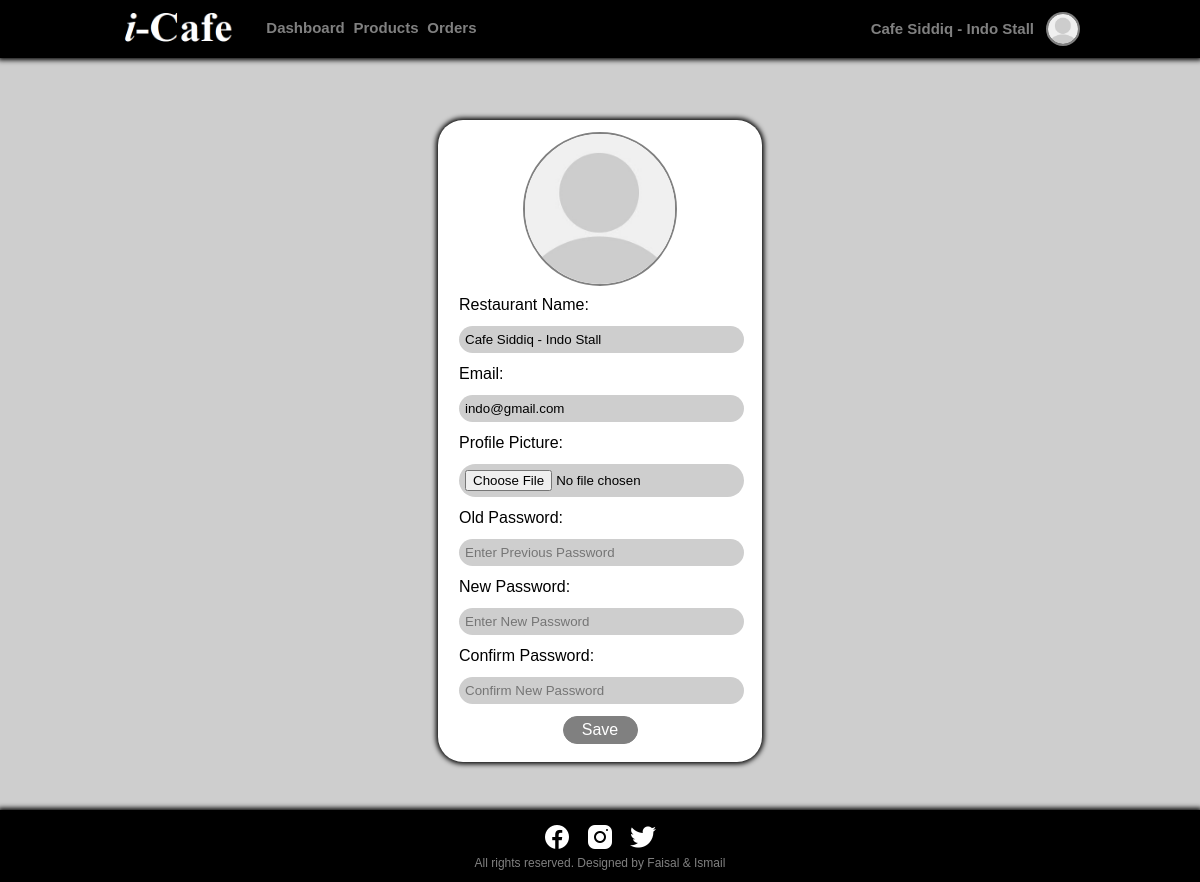
Screenshot of /restaurant_site/restaurant_profile.php (signed in) with the database file from the repository.
### tables this page shows
CREATE TABLE `restaurants` (
  `restaurant_id` int(100) NOT NULL,
  `restaurant_name` varchar(100) NOT NULL,
  `email` varchar(100) NOT NULL,
  `password` varchar(100) NOT NULL,
  `image` varchar(100) NOT NULL
);

### restaurant_site/restaurant_profile.php (the view, shortened to what this page needs)
<?php
include '../components/connect.php';
$restaurant_id = $_SESSION['restaurant_id'];
?>
<!DOCTYPE html>
<html>
<head>
    <?php include '../components/head.php' ?>
</head>
<body>
    <?php include '../components/restaurant_header.php' ?>
    <section>
        <div class="edit_profile text_align_center">
            <?php
            $select = mysqli_query($conn, "SELECT * FROM `restaurants` WHERE restaurant_id = '$restaurant_id'") or die('query failed');
            if (mysqli_num_rows($select) > 0) {
                $fetch = mysqli_fetch_assoc($select);
            }
            ?>
            <form action="" method="post" enctype="multipart/form-data">
                <?php
                if ($fetch['image'] == '') {
                    echo '<img src="../assets/profile_pictures/default-avatar.png">';
                } else {
                    echo '<img src="../assets/profile_pictures/' . $fetch['image'] . '">';
                }
                ?>
                <p>Restaurant Name: </p>
                <input type="text" name="update_name" value="<?php echo $fetch['restaurant_name']; ?>" class="box">
                <p>Email: </p>
                <input type="email" name="update_email" value="<?php echo $fetch['email']; ?>" class="box">
                <p>Profile Picture: </p>
                <input type="file" name="update_image" accept="image/jpg, image/jpeg, image/png" class="box">
                <p>Old Password: </p>
                <input type="password" name="update_pass" placeholder="Enter Previous Password" class="box">
                <p>New Password: </p>
                <input type="password" name="new_pass" placeholder="Enter New Password" class="box">
                <p>Confirm Password: </p>
                <input type="password" name="confirm_pass" placeholder="Confirm New Password" class="box">
                <input type="submit" value="Save" name="update_profile" class="button update_button">
            </form>
        </div>
    </section>
    <?php include '../components/footer.php' ?>
</body>
</html>

### components/restaurant_header.php (shortened to what this page needs)
<header>
    <section class="navigation_bar">
        <div class="menu_bar">
            <div class="logo">
                <a href="home.php" title="Logo">
                    <img src="../assets/logo_white.png" alt="i-Cafe Logo" class="responsive_image">
                </a>
            </div>
            <div class="profile dropdown">
                <?php
                $select = mysqli_query($conn, "SELECT * FROM `restaurants` WHERE restaurant_id = '$restaurant_id'") or die('query failed');
                if (mysqli_num_rows($select) > 0) {
                    $fetch = mysqli_fetch_assoc($select);
                }
                if ($fetch['image'] == '') {
                    echo '<a href="restaurant_profile.php"><img src="../assets/profile_pictures/default-avatar.png"></a>';
                } else {
                    echo '<a href="restaurant_profile.php"><img src="../assets/profile_pictures/' . $fetch['image'] . '"></a>';
                }
                ?>
                <h3>
                    <?php echo '<a href="restaurant_profile.php" class="dropbtn">' . $fetch['restaurant_name'] . '</a>' ?>
                </h3>
            </div>
            <div class="restaurant_navigation_links text_align_left">
                <ul>
                    <li>
                        <a href="restaurant_panel.php">Dashboard</a>
                    </li>
                    <li>
                        <a href="products.php">Products</a>
                    </li>
                    <li>
                        <a href="restaurant_orders.php">Orders</a>
                    </li>
                </ul>
            </div>
        </div>
    </section>
</header>

### css/style226.css (style rules this page uses)
* { margin: 0 0; padding: 0 0; font-family: Arial, Helvetica, sans-serif; }
body { background-color: #cecece; }
.text_align_left { text-align: left; }
.text_align_center { text-align: center; }
.responsive_image { width: 100%; }
a { color: gray; text-decoration: none; }
.button, button { padding: 0.75%; border: none; font-size: 1rem; border-radius: 25px; background-color: gray; color: white; cursor: pointer; border: 1px solid gray; }
.menu_bar { background-color: black; width: 100%; position: fixed; top: 0; left: 0; z-index: 1; box-shadow: 0px 0px 5px 2px black; }
.logo { width: 10%; float: left; padding: 0 0 0 10%; }
.dropbtn { padding-bottom: 27px; border: none; }
.restaurant_navigation_links { width: 39%; margin: 0px auto; margin-top: 1.65%; padding: 0 2%; float: left; }
.restaurant_navigation_links ul { list-style-type: none; }
.restaurant_navigation_links ul li { display: inline; padding: 0.5%; font-weight: bold; font-size: 15px; }
.profile { line-height: 10px; }
.profile img { width: 2.5%; float: right; border-radius: 50%; margin: 1% 10% 0 0.5%; border-style: solid; border-width: 2px; border-color: gray; }
.profile h3 { font-size: 15px; color: white; float: right; margin-top: 1.5%; padding: 0.5%; }
.edit_profile { background-color: white; border-radius: 25px; width: 25%; margin: 10% auto; padding: 1%; display: flex; align-items: center; justify-content: center; box-shadow: 0px 0px 5px 2px black; }
.edit_profile img { width: 50%; border-radius: 50%; margin: auto; border-style: solid; border-width: 2px; border-color: gray; }
.edit_profile form .box { background-color: #cecece; width: 90%; padding: 2%; border: none; border-radius: 25px; margin: 2% 3%; }
.edit_profile form p { text-align: left; margin: 2% 3%; }
.edit_profile form .box { background-color: #cecece; width: 91%; padding: 2%; border: none; border-radius: 25px; margin: 2% 3%; }
.edit_profile .button { padding: 1.3%; }
.update_button { width: 25%; padding: 2%; margin: 2% 3%; }

### rows the page displays
restaurants: restaurant_name "Cafe Siddiq - Indo Stall", update_name "Cafe Siddiq - Indo Stall", update_email "indo@gmail.com"
